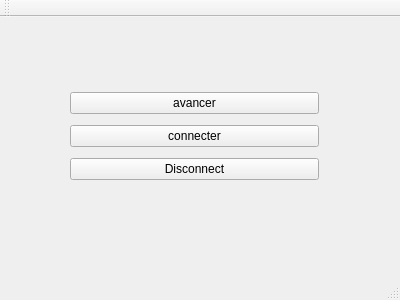
<?xml version="1.0" encoding="UTF-8"?>
<ui version="4.0">
 <class>MainWindow</class>
 <widget class="QMainWindow" name="MainWindow">
  <property name="geometry">
   <rect>
    <x>0</x>
    <y>0</y>
    <width>400</width>
    <height>300</height>
   </rect>
  </property>
  <property name="windowTitle">
   <string>MainWindow</string>
  </property>
  <widget class="QWidget" name="centralWidget">
   <widget class="QWidget" name="gridLayoutWidget">
    <property name="geometry">
     <rect>
      <x>59</x>
      <y>59</y>
      <width>271</width>
      <height>121</height>
     </rect>
    </property>
    <layout class="QGridLayout" name="gridLayout">
     <item row="1" column="0">
      <widget class="QPushButton" name="connecter">
       <property name="text">
        <string>connecter</string>
       </property>
      </widget>
     </item>
     <item row="0" column="0">
      <widget class="QPushButton" name="avancer">
       <property name="text">
        <string>avancer</string>
       </property>
      </widget>
     </item>
     <item row="2" column="0">
      <widget class="QPushButton" name="disconnect">
       <property name="text">
        <string>Disconnect</string>
       </property>
      </widget>
     </item>
    </layout>
   </widget>
  </widget>
  <widget class="QMenuBar" name="menuBar">
   <property name="geometry">
    <rect>
     <x>0</x>
     <y>0</y>
     <width>400</width>
     <height>22</height>
    </rect>
   </property>
  </widget>
  <widget class="QToolBar" name="mainToolBar">
   <attribute name="toolBarArea">
    <enum>TopToolBarArea</enum>
   </attribute>
   <attribute name="toolBarBreak">
    <bool>false</bool>
   </attribute>
  </widget>
  <widget class="QStatusBar" name="statusBar"/>
 </widget>
 <layoutdefault spacing="6" margin="11"/>
 <resources/>
 <connections/>
</ui>
